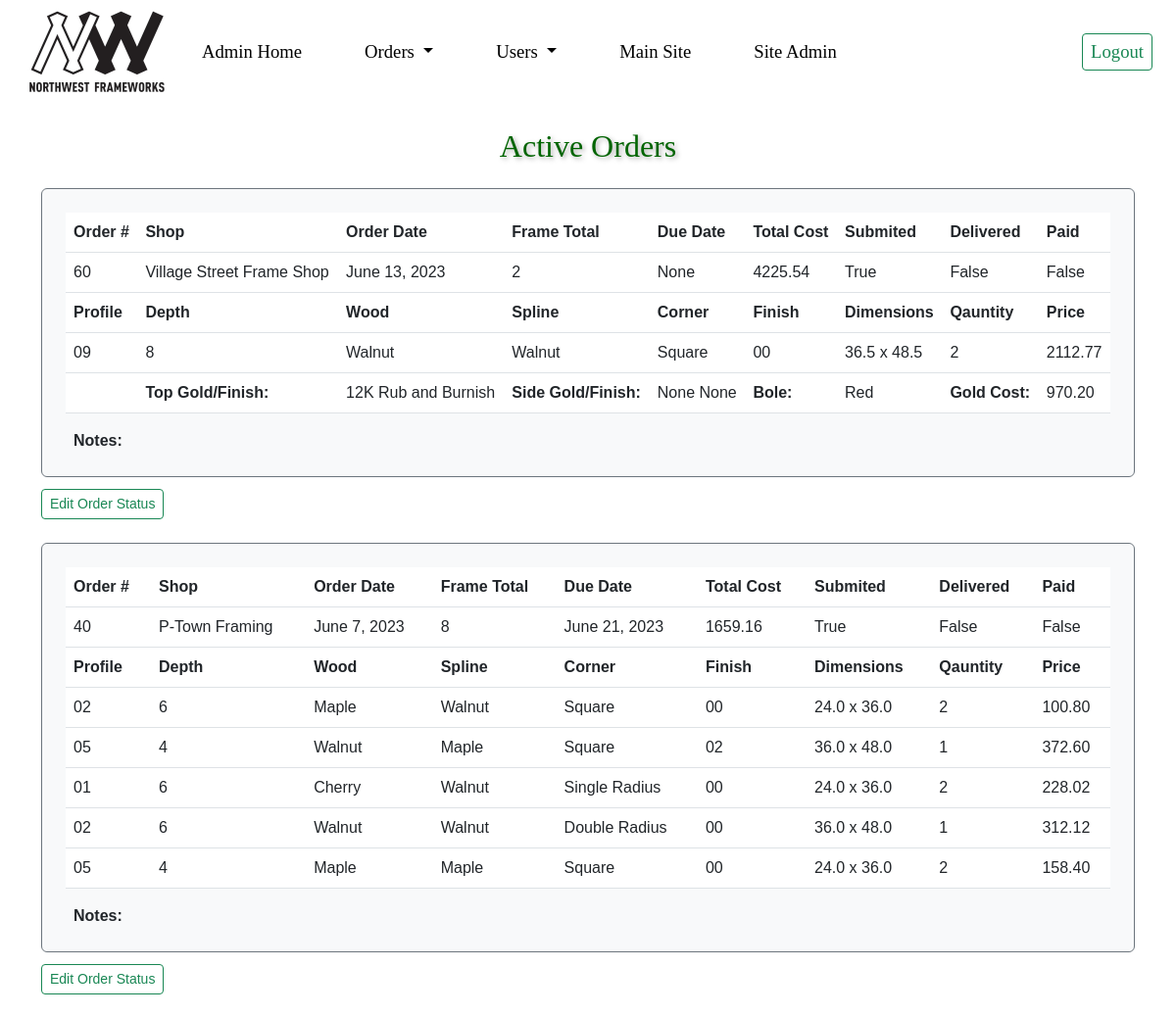
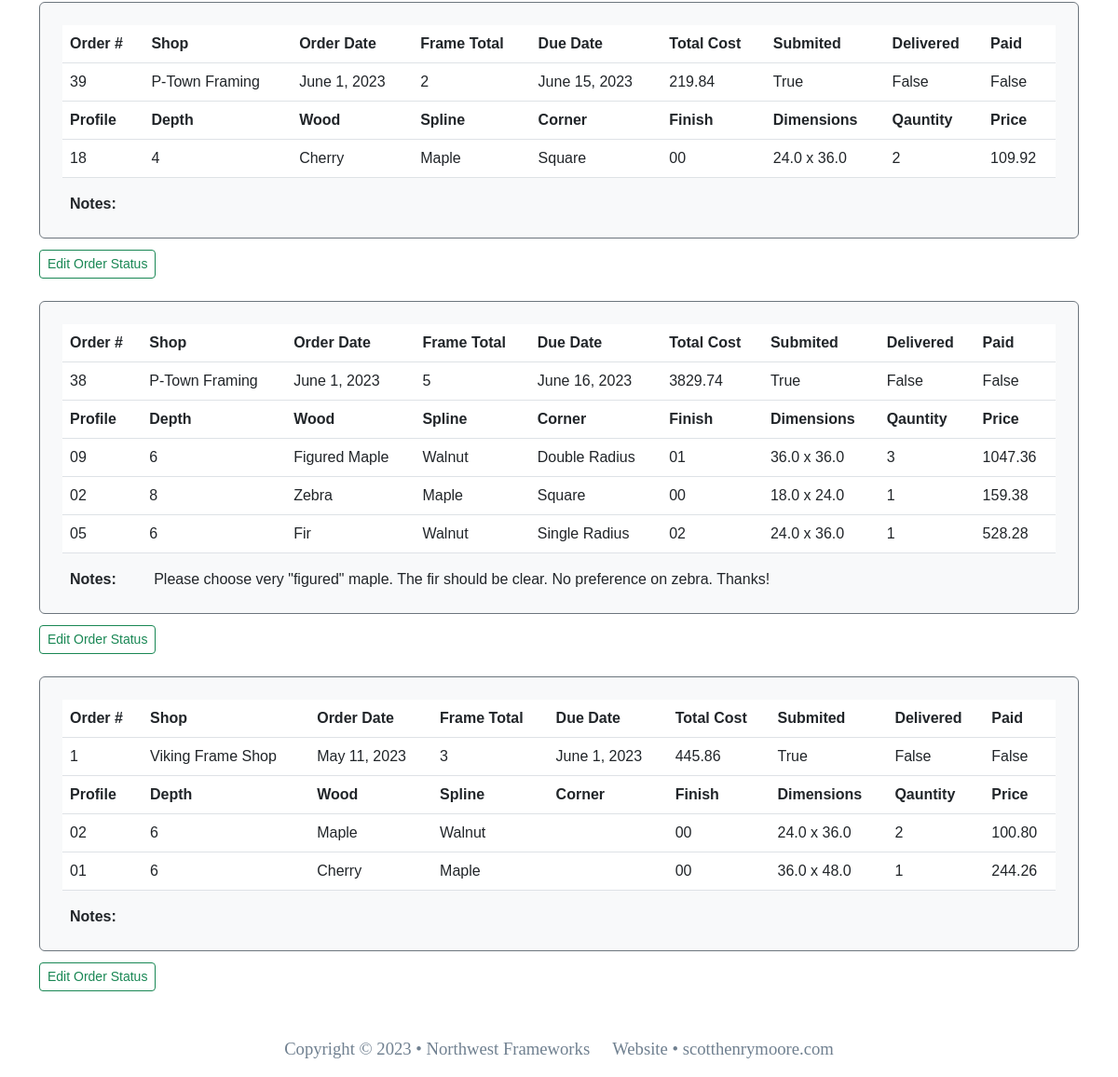
/active_orders/ (signed in), run on the app's committed database (2 pictures, top to bottom).
### nw_orders_app/models.py (models this page shows, shortened)
class Order(models.Model):
    customer = models.ForeignKey(UserProfile, on_delete=models.SET_NULL, null=True, blank=True)
    order_date = models.DateField(null=True, blank=True)
    due_date = models.DateField(null=True, blank=True)
    complete = models.BooleanField(default=False)
    notes = models.CharField(max_length=300, blank=True)
    total_cost = models.DecimalField(max_digits=10, decimal_places=2, blank=True, null=True)
    frame_total = models.IntegerField(null=True, blank=True)
    order_delivered = models.BooleanField(default=False)
    order_paid = models.BooleanField(default=False)
    archive = models.BooleanField(default=False)
    class Meta:
        ordering = ('id',)

class OrderItem(models.Model):
    order = models.ForeignKey(Order, on_delete=models.SET_NULL, null=True)
    quantity = models.IntegerField(default=0, null=True, blank=True)
    date_added = models.DateTimeField(auto_now_add=True)
    profile = models.ForeignKey(FrameProfile, on_delete=models.SET_NULL, null=True)
    depth = models.IntegerField()
    wood = models.ForeignKey(Wood, on_delete=models.SET_NULL, null=True)
    spline = models.ForeignKey(Spline, on_delete=models.SET_NULL, null=True)
    finish = models.ForeignKey(Finish, on_delete=models.SET_NULL, null=True)
    width = models.FloatField()
    height = models.FloatField()
    price_ui = models.DecimalField(max_digits=10, decimal_places=2)
    ui = models.DecimalField(max_digits=10, decimal_places=2)
    frame_price = models.DecimalField(max_digits=10, decimal_places=2)
    corner = models.ForeignKey(Corner, on_delete=models.SET_NULL, null=True)
    gold = models.ForeignKey(Gold, on_delete=models.SET_NULL, null=True, blank=True)
    side_treatment = models.ForeignKey(SideTreatment, on_delete=models.SET_NULL, null=True, blank=True)
    top_treatment = models.ForeignKey(TopTreatment, on_delete=models.SET_NULL, null=True, blank=True)
    bole = models.ForeignKey(Bole, on_delete=models.SET_NULL, null=True, blank=True)
    gold_ordered = models.BooleanField(default=False)
    gold_cost = models.DecimalField(max_digits=10, decimal_places=2, blank=True, null=True)

class FrameProfile(models.Model):
    description = models.CharField(max_length=30, blank=True)
    number = models.CharField(max_length=20)
    image = models.ImageField(blank=True)
    width_quarters = models.DecimalField(max_digits=10, decimal_places=1)
    category = models.ForeignKey(PriceKey, on_delete=models.SET_NULL, null=True)
    class Meta:
        ordering = ('number',)

class Wood(models.Model):
    name = models.CharField(max_length=30)
    number = models.CharField(max_length=20, blank=True)
    image = models.ImageField(blank=True)
    price_modifier = models.DecimalField(max_digits=10, decimal_places=2)
    class Meta:
        ordering = ('name',)

class Spline(models.Model):
    name = models.CharField(max_length=30)
    number = models.CharField(max_length=20, blank=True)
    image = models.ImageField(blank=True)
    class Meta:
        ordering = ('name',)

class Corner(models.Model):
    name = models.CharField(max_length=20)
    image = models.ImageField(blank=True)
    price = models.DecimalField(max_digits=10, decimal_places=2)
    class Meta:
        ordering = ('name',)

class Finish(models.Model):
    name = models.CharField(max_length=30, blank=True)
    number = models.CharField(max_length=20)
    image = models.ImageField(blank=True)
    price_modifier = models.DecimalField(max_digits=10, decimal_places=2)
    class Meta:
        ordering = ('number',)

class TopTreatment(models.Model):
    gold = models.ForeignKey(Gold, on_delete=models.SET_NULL, null=True, blank=True)
    name = models.CharField(max_length=20, blank=True)
    image = models.ImageField(blank=True)
    price = models.DecimalField(max_digits=10, decimal_places=2)
    class Meta:
        ordering = ('gold', 'name')

class Gold(models.Model):
    name = models.CharField(max_length=10, blank=True)
    image = models.ImageField(blank=True)
    def __str__(self):
        return self.name

class SideTreatment(models.Model):
    gold = models.ForeignKey(Gold, on_delete=models.SET_NULL, null=True, blank=True)
    name = models.CharField(max_length=20, blank=True)
    image = models.ImageField(blank=True)
    price = models.DecimalField(max_digits=10, decimal_places=2)
    class Meta:
        ordering = ('gold', 'name')

class Bole(models.Model):
    name = models.CharField(max_length=10, blank=True)
    image = models.ImageField(blank=True)

### nw_users_app/models.py (models this page shows, shortened)
class UserProfile(models.Model):
    user_name = models.ForeignKey(User, on_delete=models.CASCADE)
    first_name = models.CharField(max_length=30)
    last_name = models.CharField(max_length=30)
    phone_num = models.CharField(max_length=20)
    email = models.EmailField()
    shop_name = models.CharField(max_length=50)
    shop_address = models.CharField(max_length=50)
    shop_city = models.CharField(max_length=20)
    shop_state = models.CharField(max_length=20)
    shop_zipcode = models.CharField(max_length=15)
    website = models.URLField(blank=True)
    class Meta:
        ordering = ('shop_name',)

### nw_users_app/views.py (the view)
# urls.py: path('active_orders/', views.active_orders, name = 'active_orders'),
@login_required
def active_orders(request):
    order = Order.objects.filter(archive=False)
    context = {
        'order': order,
    }
    if order.count() == 0:
        messages.warning(
            request, 'There are no orders for this selection.')
        return render(request, 'user/active_orders.html', context)
    else:
        return render(request, 'user/active_orders.html', context)

### templates/user/active_orders.html
{% extends 'base-admin.html' %} {% block content %}
<div class="container-md">
    <h2 class="text-center mt-4 mb-4">Active Orders</h2>
    {% if order %}
    <div class="row my-2 justify-content-center">
        <div class="col-md-12">
            {% for order in order reversed %}
            <div class="table-responsive form-control rounded bg-light p-4 mb-2
                        border border-secondary text-left">
                <table class="table">
                    <thead>
                        <tr class="bg-info bg-opacity-50">
                            <th scope="col">Order #</th>
                            <th scope="col">Shop</th>
                            <th scope="col">Order Date</th>
                            <th scope="col">Frame Total</th>
                            <th scope="col">Due Date</th>
                            <th scope="col">Total Cost</th>
                            <th scope="col">Submited</th>
                            <th scope="col">Delivered</th>
                            <th scope="col">Paid</th>
                        </tr>
                    </thead>
                    <tbody>
                        <tr>
                            <td>{{ order.id }} </td>
                            <td>{{ order.customer.shop_name }}</td>
                            <td>{{ order.order_date }} </td>
                            <td>{{ order.frame_total }} </td>
                            <td>{{ order.due_date }}</td>
                            <td>{{ order.total_cost }} </td>
                            <td>{{ order.complete }}</td>
                            <td>{{ order.order_delivered }}</td>
                            <td>{{ order.order_paid }}</td>
                        </tr>
                        <thead>
                            <tr class="bg-secondary bg-opacity-25">
                                <th scope="col">Profile</th>
                                <th scope="col">Depth</th>
                                <th scope="col">Wood</th>
                                <th scope="col">Spline</th>
                                <th scope="col">Corner</th>
                                <th scope="col">Finish</th>
                                <th scope="col">Dimensions</th>
                                <th scope="col">Qauntity</th>
                                <th scope="col">Price</th>
                            </tr>
                        </thead>
                        {% for item in order.orderitem_set.all %}
                    <tbody>
                        <tr>
                            <td>{{ item.profile.number }}</td>
                            <td>{{ item.depth }}</td>
                            <td>{{ item.wood.name }}</td>
                            <td>{{ item.spline.name }}</td>
                            <td>{{ item.corner.name }}</td>
                            <td>{{ item.finish.number }}</td>
                            <td>{{ item.width }} x {{ item.height }}</td>
                            <td>{{ item.quantity }}</td>
                            <td>{{ item.frame_price }}</td>
                        </tr>
                    </tbody>
                    {% if item.gold_ordered %}
                    <tbody>
                        <tr>
                            <td></td>
                            <td class="fw-bold">Top Gold/Finish:</td>
                            <td>{{ item.top_treatment.gold }} {{ item.top_treatment.name }}</td>
                            <td class="fw-bold">Side Gold/Finish:</td>
                            <td>{{ item.side_treatment.gold }} {{ item.side_treatment.name }}</td>
                            <td class="fw-bold">Bole:</td>
                            <td>{{ item.bole.name }}</td>
                            <td class="fw-bold">Gold Cost:</td>
                            <td>{{ item.gold_cost }}</td>
                        </tr>
                    </tbody>
                    {% endif %}
                    {% endfor %}
                </table>
                <div class="row justify-content-left ps-2 fw-bold">
                    <div class="col-md-1"> Notes: </div>
                    <div class='col-md-9 fw-normal'> {{ order.notes }}</div>
                </div>
            </div>
            <a href="{% url 'update_order' order.id %}" class="btn btn-sm btn-outline-success mt-1 mb-4">Edit Order Status</a>
            {% endfor %}
        </div>
    </div>
    {% endif %}
</div>
{% endblock %}

### static/styles.css (style rules this page uses)
h2 { color:darkgreen; font-family:Cambria, Cochin, Georgia, Times, 'Times New Roman', serif; text-shadow: 2px 2px 5px darkgray; }
body { font-family:'Verdana, Segoe UI', Tahoma, Geneva, sans-serif; min-height: 100vh; display: flex; flex-direction: column; }

### data on the page
Order: id "60", customer.shop_name "Village Street Frame Shop", order_date "June 13, 2023", frame_total "2", due_date "None", total_cost "4225.54", complete "True", order_delivered "False", order_paid "False"
OrderItem: profile.number "09", depth "8", wood.name "Walnut", spline.name "Walnut", corner.name "Square", finish.number "00", width "36.5", height "48.5", quantity "2", frame_price "2112.77", top_treatment.gold "12K", top_treatment.name "Rub and Burnish", side_treatment.gold "None", side_treatment.name "None", bole.name "Red", gold_cost "970.20"
Order: id "40", customer.shop_name "P-Town Framing", order_date "June 7, 2023", frame_total "8", due_date "June 21, 2023", total_cost "1659.16", complete "True", order_delivered "False", order_paid "False"
OrderItem: profile.number "02", depth "6", wood.name "Maple", spline.name "Walnut", corner.name "Square", finish.number "00", width "24.0", height "36.0", quantity "2", frame_price "100.80"
OrderItem: profile.number "05", depth "4", wood.name "Walnut", spline.name "Maple", corner.name "Square", finish.number "02", width "36.0", height "48.0", quantity "1", frame_price "372.60"
OrderItem: profile.number "01", depth "6", wood.name "Cherry", spline.name "Walnut", corner.name "Single Radius", finish.number "00", width "24.0", height "36.0", quantity "2", frame_price "228.02"
OrderItem: profile.number "02", depth "6", wood.name "Walnut", spline.name "Walnut", corner.name "Double Radius", finish.number "00", width "36.0", height "48.0", quantity "1", frame_price "312.12"
OrderItem: profile.number "05", depth "4", wood.name "Maple", spline.name "Maple", corner.name "Square", finish.number "00", width "24.0", height "36.0", quantity "2", frame_price "158.40"
Order: id "39", customer.shop_name "P-Town Framing", order_date "June 1, 2023", frame_total "2", due_date "June 15, 2023", total_cost "219.84", complete "True", order_delivered "False", order_paid "False"
OrderItem: profile.number "18", depth "4", wood.name "Cherry", spline.name "Maple", corner.name "Square", finish.number "00", width "24.0", height "36.0", quantity "2", frame_price "109.92"
Order: id "38", customer.shop_name "P-Town Framing", order_date "June 1, 2023", frame_total "5", due_date "June 16, 2023", total_cost "3829.74", complete "True", order_delivered "False", order_paid "False", notes "Please choose very \"figured\" maple. The fir should be clear. No preference on zebra. Thanks!"
OrderItem: profile.number "09", depth "6", wood.name "Figured Maple", spline.name "Walnut", corner.name "Double Radius", finish.number "01", width "36.0", height "36.0", quantity "3", frame_price "1047.36"
OrderItem: profile.number "02", depth "8", wood.name "Zebra", spline.name "Maple", corner.name "Square", finish.number "00", width "18.0", height "24.0", quantity "1", frame_price "159.38"
OrderItem: profile.number "05", depth "6", wood.name "Fir", spline.name "Walnut", corner.name "Single Radius", finish.number "02", width "24.0", height "36.0", quantity "1", frame_price "528.28"
Order: id "1", customer.shop_name "Viking Frame Shop", order_date "May 11, 2023", frame_total "3", due_date "June 1, 2023", total_cost "445.86", complete "True", order_delivered "False", order_paid "False"
OrderItem: profile.number "02", depth "6", wood.name "Maple", spline.name "Walnut", finish.number "00", width "24.0", height "36.0", quantity "2", frame_price "100.80"
OrderItem: profile.number "01", depth "6", wood.name "Cherry", spline.name "Maple", finish.number "00", width "36.0", height "48.0", quantity "1", frame_price "244.26"
